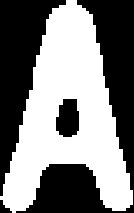
%> input picture Solucion_MatLab/A.bmp, 134 x 213 px
$ octave Tareaa.m   (GNU Octave 9; MATLAB toolbox functions it lacks are replaced by stand-ins)
%> lines starting %> are read from the running program, lines starting %| are printed output that depends on the picture; in (x1, y1, x2, y2) boxes, pixels count from 0 and x2, y2 are one past the last pixel; in counts of white or black regions, pixels touching at a corner belong together; the program's own positions count from 1
%% %%%%%%%%%%%%%%%%%%%%%
% Cargar imagen
%%
clc, clear all;
%%global im I
filename = uigetfile('*.png','Select an image file');
%> the answer given: A.bmp
im = imread(filename);
%> im: size 213x134 logical; 50.2% white; 4 black regions, box (x1, y1, x2, y2) and area: (16, 0, 134, 213) 7896, (0, 0, 66, 196) 5513, (56, 99, 79, 137) 724, (0, 200, 12, 213) 84
% Scale data and display as image
imagesc(im);
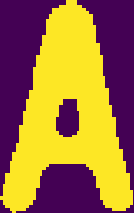
%> displayed picture: size 213x134x3, on the screen's scale of 0 to 255; mean R, G, B 160.9, 116.4, 60.4
I=im;
hold on
figure
imshow(I)
%%
umb=graythresh(I);
%> umb = 0.498

hold on
figure
imshow(umb)
%%
bw=(im2bw(I,umb));
hold on
figure
imshow(bw)
%%
bw=medfilt2(bw, [8, 8], 'symmetric');
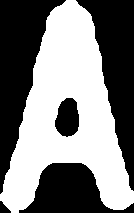
%> bw: size 213x134 logical; 49.8% white; 1 white region, box (x1, y1, x2, y2) and area: (0, 0, 134, 213) 14218
bw;
hold on
figure
imshow(bw)
%%
L=bwlabel(bw,8);
hold on
imshow(L)
%%
idx=max(max(L));
%> idx = 1
% [6 lines of commented-out code are left out]
%%
for o=1:idx
    O=L==o;
    H=regionprops(double(O),'BoundingBox');
    pt(o,1)=round(H.BoundingBox(1));
    pt(o,2)=round(H.BoundingBox(2));
    pt(o,3)=round(H.BoundingBox(3));
    pt(o,4)=round(H.BoundingBox(4));
end
%> this loop made 1 pass
%> H on pass 1: {BoundingBox [0.5 0.5 134 213]}
%> after the loop, pt = [1 1 134 213]

%%
Im=bw;
% [6 lines of commented-out code are left out]

%%
for o=1:idx
    Im(pt(o,2):1:pt(o,2)+pt(o,4),pt(o,1))=1;
     Im(pt(o,2):1:pt(o,2)+pt(o,4),pt(o,1)+pt(o,3))=1;
     Im(pt(o,2),pt(o,1):1:pt(o,1)+pt(o,3))=1;
     Im(pt(o,2)+pt(o,4),pt(o,1):1:pt(o,1)+pt(o,3))=1;
end
%> this loop made 1 pass
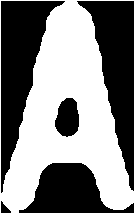
%> Im: size 214x135 logical; 51.6% white; 5 black regions, box (x1, y1, x2, y2) and area: (1, 1, 65, 193) 5167, (77, 1, 134, 191) 4851, (19, 163, 134, 213) 3186, (55, 98, 79, 137) 724, (1, 201, 11, 213) 67
%% Graficar las 'cajas' de frontera de los objetos

stats = regionprops('table',bw,'Centroid',...
    'MajorAxisLength','MinorAxisLength')
%> stats = 1 region; Centroid, MajorAxisLength and MinorAxisLength: [68.4 115.6] 218.3 124.1
%%
imshow(Im)
